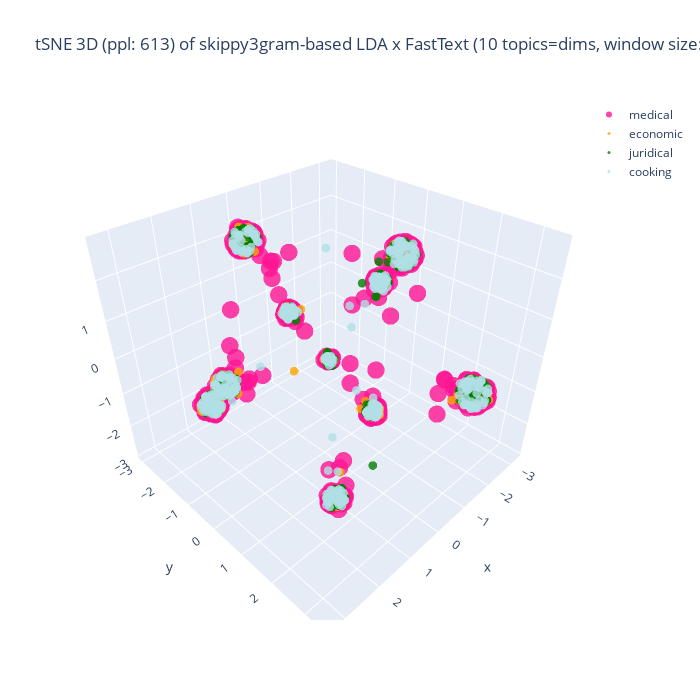

Here is the notebook cell this chart was saved with:
### Code cell
%%capture --no-display

## Plotlyを使って tSNE の結果の可視化 (3D)
import plotly.graph_objects as go
import numpy as np
#
domain_ids = set(plot_df['domain_id'])
reverse_domain_list = False
if reverse_domain_list:
    domain_ids = sorted(domain_list, reverse = True)
fig = go.Figure()
for domain_id in domain_ids:
    # set marker size of the target domain
    if domain_id == [ k for k, v in domain_mapping.items() if v == target_domain ][0]:
        size_val = 6
    else:
        size_val = 3
    part = plot_df[ plot_df['domain_id'] == domain_id ]
    color = colormap[domain_id]
    print(f"color: {color}")
    fig.add_trace(
        go.Scatter3d(
            x = part['D1'], y = part['D2'], z = part['D3'],
            name = domain_mapping[domain_id],
            mode = 'markers',
            marker = dict(size = size_val, opacity = 0.8),
            #marker_colorscale = list(colormap.values()),
            marker_color = color,
            showlegend = True
        )
    )

## 3D 散布図にラベルを追加する処理は未実装
if use_FastText:
    if use_LDA:
        title_val = f"tSNE 3D (ppl: {doc_perplexity_val}) of {term_type}-based LDA x FastText ({n_topics} topics=dims, window size: {window_size})"
    else:
        title_val = f"tSNE 3D (ppl: {doc_perplexity_val}) of FastText ({n_topics} dims, window size: {window_size})"
else:
    title_val = f"tSNE 3D (ppl: {doc_perplexity_val}) of {term_type}-based LDA ({n_topics} topics=dims)"
#
fig.update_layout(title = dict(text = title_val), autosize = False, width = 700, height = 700)
fig.show()

### Figure 1 — Plotly figure (JSON) as saved in the notebook; plotly's stock layout.template omitted (floating-point values rounded to 4 significant figures; data arrays with more than 128 entries replaced by an {"elided": "..."} marker saying what was removed)
{"data": [{"marker": {"color": "deeppink", "opacity": 0.8, "size": 6}, "mode": "markers", "name": "medical", "showlegend": true, "type": "scatter3d", "x": {"elided": "500 float values"}, "y": {"elided": "500 float values"}, "z": {"elided": "500 float values"}}, {"marker": {"color": "orange", "opacity": 0.8, "size": 3}, "mode": "markers", "name": "economic", "showlegend": true, "type": "scatter3d", "x": {"elided": "357 float values"}, "y": {"elided": "357 float values"}, "z": {"elided": "357 float values"}}, {"marker": {"color": "green", "opacity": 0.8, "size": 3}, "mode": "markers", "name": "juridical", "showlegend": true, "type": "scatter3d", "x": {"elided": "500 float values"}, "y": {"elided": "500 float values"}, "z": {"elided": "500 float values"}}, {"marker": {"color": "powderblue", "opacity": 0.8, "size": 3}, "mode": "markers", "name": "cooking", "showlegend": true, "type": "scatter3d", "x": {"elided": "500 float values"}, "y": {"elided": "500 float values"}, "z": {"elided": "500 float values"}}], "layout": {"autosize": false, "height": 700, "title": {"text": "tSNE 3D (ppl: 613) of skippy3gram-based LDA x FastText (10 topics=dims, window size: 5)"}, "width": 700}}
